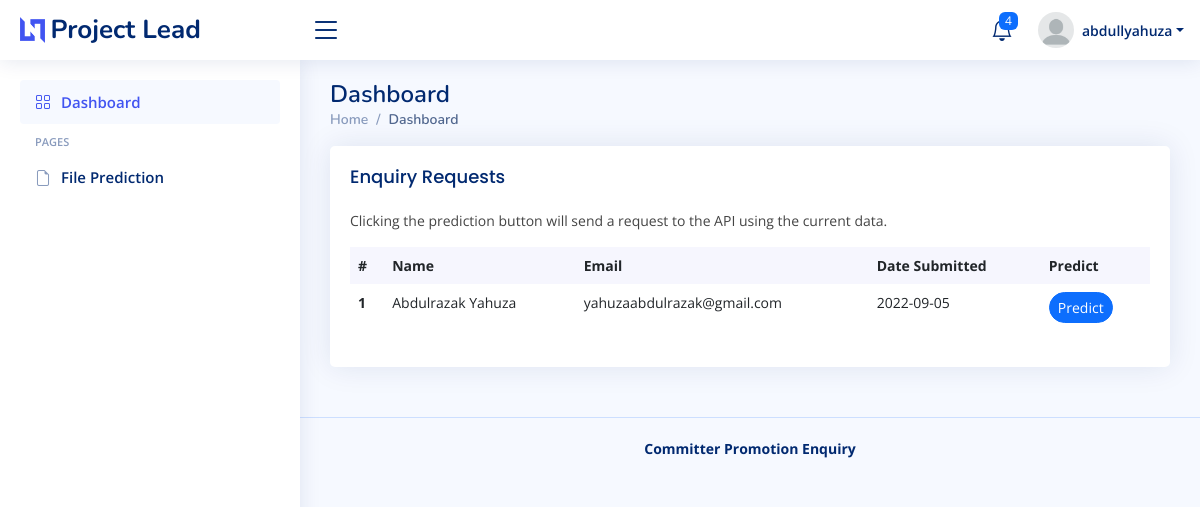
Page /dashboard (signed in) on the earlier database version.
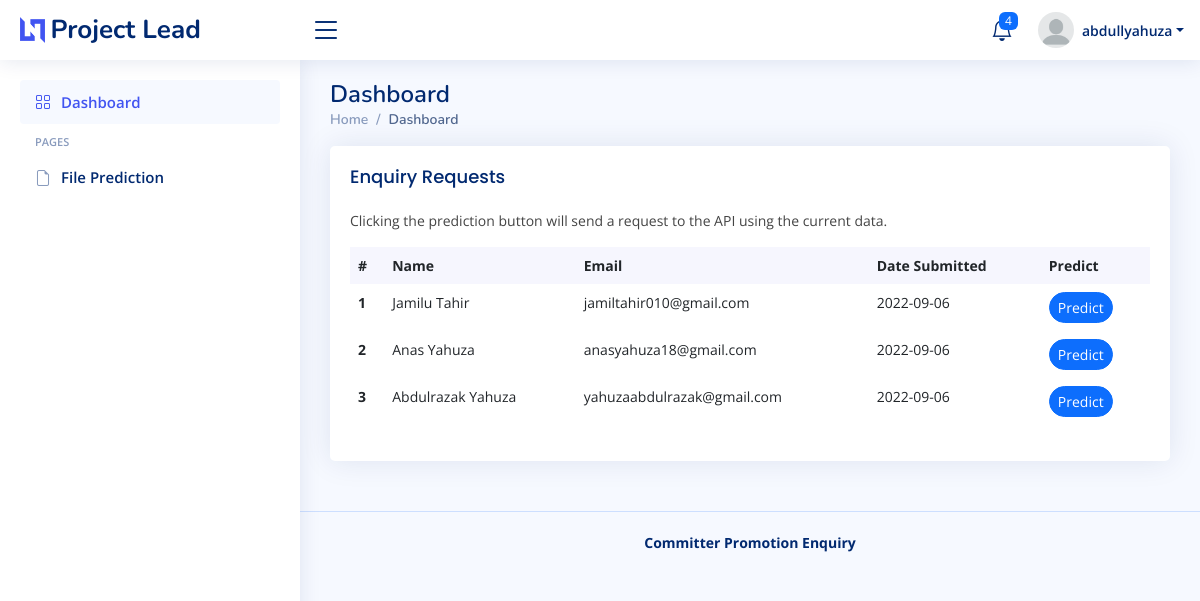
Same page on the later database version.
### database/models.py (models this page shows, shortened)
class User(db.Model):
    id = Column(Integer().with_variant(Integer, "sqlite"), primary_key=True)
    username = Column(String(80))
    name = Column(String(200))
    email = Column(String(120))
    password = Column(String(256))
    def details(self):
        return {
            'id': self.id,
            'username': self.username,
            'email': self.email,
            'name': self.name
        }

class Enquiry(db.Model):
    id = Column(Integer().with_variant(Integer, "sqlite"), primary_key=True)
    name = Column(String(200))
    age = Column(Integer)
    education = Column(String(20))
    email = Column(String(120))
    region = Column(String(20))
    fin_gain = Column(Float)
    int_learn = Column(Float)
    dev_inv = Column(Float)
    proj_desertion = Column(Integer)
    dev_status = Column(String(20))
    dev_experience = Column(Integer)
    sys_int = Column(Float)
    tech_norm = Column(Float)
    code_test = Column(Float)
    cont_code_dec = Column(Float)
    dec_right_del = Column(Float)
    proj_age = Column(Integer)
    date_submitted = Column(Date)

### app.py (the view)
@app.route('/dashboard')
@login_required
def dashboard():
    user = User.query.filter_by(username=session['user_id']).first()
    user_data = user.details()
    enquiries = Enquiry.query.order_by(db.desc(Enquiry.id)).all()
    return render_template(
        'admin/index.html',
        current_page="Dashboard",
        user=user_data,
        enquiries=enquiries)

### auth.py (called while the page is built)
def login_required(f):
    @wraps(f)
    def decorated_function(*args, **kwargs):
        if session.get("user_id") is None:
            return redirect("/lead")
        return f(*args, **kwargs)
    return decorated_function

### templates/admin/index.html (shortened to what this page needs)
{% extends 'layouts/main.html' %}
{% block content %}
    <section class="section dashboard">
      <div class="row">
        <div class="col-lg-12" style="margin: 0 auto;">
          <div class="row">
            <div class="col-12">
              <div class="card recent-sales overflow-auto">
                <div class="card-body">
                  <h5 class="card-title">Enquiry Requests</h5>
                  <p>Clicking the prediction button will send a request to the API using the current data.</p>
                  <table class="table table-borderless datatable">
                    <thead>
                      <tr>
                        <th scope="col">#</th>
                        <th scope="col">Name</th>
                        <th scope="col">Email</th>
                        <th scope="col">Date Submitted</th>
                        <th scope="col">Predict</th>
                      </tr>
                    </thead>
                    <tbody>
                      {% if enquiries %}
                        {% for enquiry in enquiries %}
                        <tr>
                          <th scope="row">{{loop.index}}</th>
                          <td>{{enquiry.name}}</td>
                          <td>{{enquiry.email}}</td>
                          <td>{{enquiry.date_submitted}}</td>
                          <td>
                            <a href="confirm/{{enquiry.id}}" class="btn btn-primary rounded-pill btn-sm">Predict</a>
                          </td>
                        </tr>
                        {% endfor %}
                      {% endif %}
                    </tbody>
                  </table>
                </div>
              </div>
            </div>
          </div>
        </div>
      </div>
    </section>
{% endblock %}

### templates/layouts/main.html (shortened to what this page needs)
<!DOCTYPE html>
<html lang="en">
<head>
  <link href="/static/admin/assets/vendor/bootstrap/css/bootstrap.min.css" rel="stylesheet">
  <link href="/static/admin/assets/vendor/bootstrap-icons/bootstrap-icons.css" rel="stylesheet">
  <link href="/static/admin/assets/vendor/boxicons/css/boxicons.min.css" rel="stylesheet">
  <link href="/static/admin/assets/vendor/quill/quill.snow.css" rel="stylesheet">
  <link href="/static/admin/assets/vendor/quill/quill.bubble.css" rel="stylesheet">
  <link href="/static/admin/assets/vendor/remixicon/remixicon.css" rel="stylesheet">
  <link href="/static/admin/assets/vendor/simple-datatables/style.css" rel="stylesheet">
  <link href="/static/admin/assets/css/style.css" rel="stylesheet">
</head>
<body>
  <header id="header" class="header fixed-top d-flex align-items-center">
    <div class="d-flex align-items-center justify-content-between">
      <a href="{{ url_for('dashboard') }}" class="logo d-flex align-items-center">
        <img src="/static/admin/assets/img/logo.png" alt="">
        <span class="d-none d-lg-block">Project Lead</span>
      </a>
      <i class="bi bi-list toggle-sidebar-btn"></i>
    </div>
    <nav class="header-nav ms-auto">
      <ul class="d-flex align-items-center">
        <li class="nav-item dropdown">
          <a class="nav-link nav-icon" href="#" data-bs-toggle="dropdown">
            <i class="bi bi-bell"></i>
            <span class="badge bg-primary badge-number">4</span>
          </a>
        </li>
        <li class="nav-item dropdown pe-3">
          <a class="nav-link nav-profile d-flex align-items-center pe-0" href="#" data-bs-toggle="dropdown">
            <img src="/static/admin/assets/img/profile-img.png" alt="Profile" class="rounded-circle">
            <span class="d-none d-md-block dropdown-toggle ps-2">{{user.username}}</span>
          </a>
        </li>
      </ul>
    </nav>
  </header>
  <aside id="sidebar" class="sidebar">
    <ul class="sidebar-nav" id="sidebar-nav">
      <li class="nav-item">
        <a class="nav-link {% if request.endpoint != 'dashboard'%} collapsed {% endif %}" href="{{ url_for('dashboard') }}">
          <i class="bi bi-grid"></i>
          <span>Dashboard</span>
        </a>
      </li>
      <li class="nav-heading">Pages</li>
      <li class="nav-item">
         <a class="nav-link {% if request.endpoint != 'from_file'%} collapsed {% endif %}" href="{{ url_for('from_file') }}">
           <i class="bi bi-file-earmark"></i>
           <span>File Prediction</span>
         </a>
       </li>
    </ul>
  </aside>
  <main id="main" class="main">
    <div class="pagetitle">
      <h1>{{current_page}}</h1>
      <nav>
        <ol class="breadcrumb">
          <li class="breadcrumb-item"><a href="{{ url_for('dashboard') }}">Home</a></li>
          <li class="breadcrumb-item active">{{current_page}}</li>
        </ol>
      </nav>
    </div>
    {% block content %}{% endblock %}
  </main>
  <footer id="footer" class="footer">
    <div class="copyright">
      <strong>Committer Promotion Enquiry</strong>
    </div>
  </footer>
</body>
</html>

### admin/assets/css/style.css (style rules this page uses)
:root { scroll-behavior: smooth; }
body { font-family: "Open Sans", sans-serif; background: #f6f9ff; color: #444444; }
a { color: #4154f1; text-decoration: none; }
h1, h2, h3, h4, h5, h6 { font-family: "Nunito", sans-serif; }
#main { margin-top: 60px; padding: 20px 30px; transition: all 0.3s; }
.pagetitle { margin-bottom: 10px; }
.pagetitle h1 { font-size: 24px; margin-bottom: 0; font-weight: 600; color: #012970; }
.card { margin-bottom: 30px; border: none; border-radius: 5px; box-shadow: 0px 0 30px rgba(1, 41, 112, 0.1); }
.card-title { padding: 20px 0 15px 0; font-size: 18px; font-weight: 500; color: #012970; font-family: "Poppins", sans-serif; }
.card-body { padding: 0 20px 20px 20px; }
.breadcrumb { font-size: 14px; font-family: "Nunito", sans-serif; color: #899bbd; font-weight: 600; }
.breadcrumb a { color: #899bbd; transition: 0.3s; }
.breadcrumb .breadcrumb-item::before { color: #899bbd; }
.breadcrumb .active { color: #51678f; font-weight: 600; }
.logo { line-height: 1; }
@media (min-width: 1200px) { .logo { width: 280px; } }
.logo img { max-height: 26px; margin-right: 6px; }
.logo span { font-size: 26px; font-weight: 700; color: #012970; font-family: "Nunito", sans-serif; }
.header { transition: all 0.5s; z-index: 997; height: 60px; box-shadow: 0px 2px 20px rgba(1, 41, 112, 0.1); background-color: #fff; padding-left: 20px; }
.header .toggle-sidebar-btn { font-size: 32px; padding-left: 10px; cursor: pointer; color: #012970; }
.header-nav ul { list-style: none; }
.header-nav>ul { margin: 0; padding: 0; }
.header-nav .nav-icon { font-size: 22px; color: #012970; margin-right: 25px; position: relative; }
.header-nav .nav-profile { color: #012970; }
.header-nav .nav-profile img { max-height: 36px; }
.header-nav .nav-profile span { font-size: 14px; font-weight: 600; }
.header-nav .badge-number { position: absolute; inset: -2px -5px auto auto; font-weight: normal; font-size: 12px; padding: 3px 6px; }
.sidebar { position: fixed; top: 60px; left: 0; bottom: 0; width: 300px; z-index: 996; transition: all 0.3s; padding: 20px; overflow-y: auto; scrollbar-width: thin; scrollbar-color: #aab7cf transparent; box-shadow: 0px 0px 20px rgba(1, 41, 112, 0.1); background-color: #fff; }
@media (min-width: 1200px) { #main, #footer { margin-left: 300px; } }
.sidebar-nav { padding: 0; margin: 0; list-style: none; }
.sidebar-nav li { padding: 0; margin: 0; list-style: none; }
.sidebar-nav .nav-item { margin-bottom: 5px; }
.sidebar-nav .nav-heading { font-size: 11px; text-transform: uppercase; color: #899bbd; font-weight: 600; margin: 10px 0 5px 15px; }
.sidebar-nav .nav-link { display: flex; align-items: center; font-size: 15px; font-weight: 600; color: #4154f1; transition: 0.3; background: #f6f9ff; padding: 10px 15px; border-radius: 4px; }
.sidebar-nav .nav-link i { font-size: 16px; margin-right: 10px; color: #4154f1; }
.sidebar-nav .nav-link.collapsed { color: #012970; background: #fff; }
.sidebar-nav .nav-link.collapsed i { color: #899bbd; }
.dashboard .recent-sales { font-size: 14px; }
.dashboard .recent-sales .table thead { background: #f6f6fe; }
.dashboard .recent-sales .table thead th { border: 0; }
.footer { padding: 20px 0; font-size: 14px; transition: all 0.3s; border-top: 1px solid #cddfff; }
.footer .copyright { text-align: center; color: #012970; }

Differences in the rows shown:
added Enquiry: name "Jamilu Tahir", email "jamiltahir010@gmail.com", date_submitted "2022-09-06"
added Enquiry: name "Anas Yahuza", email "anasyahuza18@gmail.com", date_submitted "2022-09-06"
changed Enquiry "Abdulrazak Yahuza": date_submitted "2022-09-05" → "2022-09-06"
